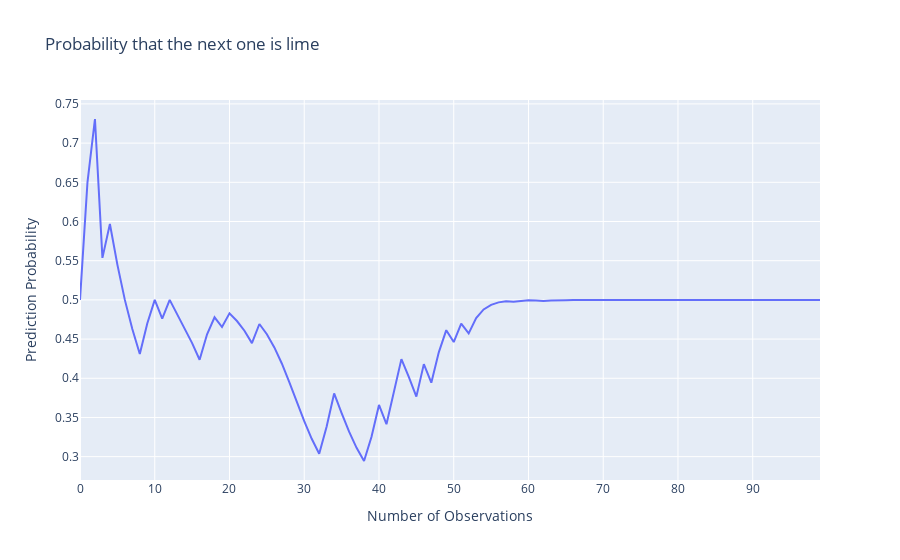

Here is the notebook cell this chart was saved with:
### Code cell
fig_pred = go.Figure()
fig_pred.add_trace(go.Scatter(x = observations, y = prediction, mode='lines', name='p(Xn+1|dn)'))
fig_pred.update_layout( title="Probability that the next one is lime", xaxis_title="Number of Observations", yaxis_title="Prediction Probability")

### Figure 1 — Plotly figure (JSON) as saved in the notebook; plotly's stock layout.template omitted (floating-point values rounded to 4 significant figures)
{"data": [{"mode": "lines", "name": "p(Xn+1|dn)", "type": "scatter", "x": [0, 1, 2, 3, 4, 5, 6, 7, 8, 9, 10, 11, 12, 13, 14, 15, 16, 17, 18, 19, 20, 21, 22, 23, 24, 25, 26, 27, 28, 29, 30, 31, 32, 33, 34, 35, 36, 37, 38, 39, 40, 41, 42, 43, 44, 45, 46, 47, 48, 49, 50, 51, 52, 53, 54, 55, 56, 57, 58, 59, 60, 61, 62, 63, 64, 65, 66, 67, 68, 69, 70, 71, 72, 73, 74, 75, 76, 77, 78, 79, 80, 81, 82, 83, 84, 85, 86, 87, 88, 89, 90, 91, 92, 93, 94, 95, 96, 97, 98, 99], "y": [0.5, 0.65, 0.7308, 0.5536, 0.5968, 0.545, 0.5, 0.4629, 0.4309, 0.47, 0.5, 0.476, 0.5, 0.4811, 0.4636, 0.4449, 0.4236, 0.456, 0.4778, 0.4654, 0.4828, 0.473, 0.4606, 0.4448, 0.4692, 0.4562, 0.4394, 0.4188, 0.3952, 0.3701, 0.3453, 0.3228, 0.3037, 0.3384, 0.3807, 0.3555, 0.3318, 0.3112, 0.2945, 0.3255, 0.366, 0.3414, 0.3839, 0.4244, 0.4015, 0.3766, 0.4181, 0.3944, 0.4331, 0.4614, 0.4462, 0.4698, 0.4573, 0.4767, 0.4878, 0.4937, 0.4968, 0.4984, 0.4976, 0.4988, 0.4994, 0.4991, 0.4987, 0.4993, 0.499, 0.4995, 0.4997, 0.4996, 0.4998, 0.4999, 0.5, 0.4999, 0.5, 0.4999, 0.4999, 0.4999, 0.4998, 0.4997, 0.4999, 0.4999, 0.5, 0.5, 0.5, 0.5, 0.5, 0.5, 0.5, 0.5, 0.5, 0.5, 0.5, 0.5, 0.5, 0.5, 0.5, 0.5, 0.5, 0.5, 0.5, 0.5]}], "layout": {"title": {"text": "Probability that the next one is lime"}, "xaxis": {"title": {"text": "Number of Observations"}}, "yaxis": {"title": {"text": "Prediction Probability"}}}}
